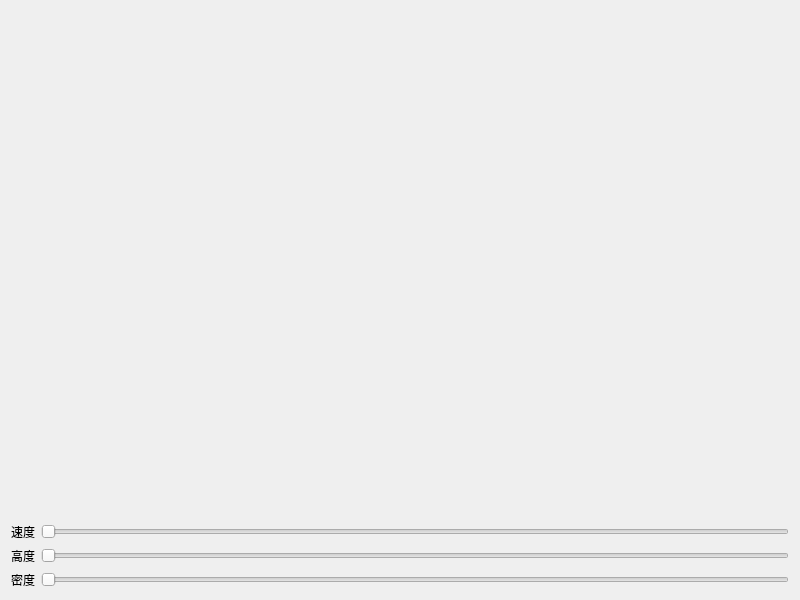
<?xml version="1.0" encoding="UTF-8"?>
<ui version="4.0">
 <class>frmWavePlot</class>
 <widget class="QWidget" name="frmWavePlot">
  <property name="geometry">
   <rect>
    <x>0</x>
    <y>0</y>
    <width>800</width>
    <height>600</height>
   </rect>
  </property>
  <property name="windowTitle">
   <string>Form</string>
  </property>
  <layout class="QVBoxLayout" name="verticalLayout">
   <item>
    <widget class="WavePlot" name="widgetPlot" native="true">
     <property name="sizePolicy">
      <sizepolicy hsizetype="Preferred" vsizetype="Expanding">
       <horstretch>0</horstretch>
       <verstretch>0</verstretch>
      </sizepolicy>
     </property>
    </widget>
   </item>
   <item>
    <widget class="QWidget" name="widgetBottom" native="true">
     <layout class="QGridLayout" name="gridLayout">
      <property name="leftMargin">
       <number>0</number>
      </property>
      <property name="topMargin">
       <number>0</number>
      </property>
      <property name="rightMargin">
       <number>0</number>
      </property>
      <property name="bottomMargin">
       <number>0</number>
      </property>
      <item row="0" column="0">
       <widget class="QLabel" name="lab1">
        <property name="text">
         <string>速度</string>
        </property>
       </widget>
      </item>
      <item row="0" column="1">
       <widget class="QSlider" name="horizontalSlider1">
        <property name="minimum">
         <number>10</number>
        </property>
        <property name="maximum">
         <number>200</number>
        </property>
        <property name="orientation">
         <enum>Qt::Horizontal</enum>
        </property>
       </widget>
      </item>
      <item row="1" column="0">
       <widget class="QLabel" name="lab2">
        <property name="text">
         <string>高度</string>
        </property>
       </widget>
      </item>
      <item row="1" column="1">
       <widget class="QSlider" name="horizontalSlider2">
        <property name="minimum">
         <number>1</number>
        </property>
        <property name="maximum">
         <number>10</number>
        </property>
        <property name="orientation">
         <enum>Qt::Horizontal</enum>
        </property>
       </widget>
      </item>
      <item row="2" column="0">
       <widget class="QLabel" name="lab3">
        <property name="text">
         <string>密度</string>
        </property>
       </widget>
      </item>
      <item row="2" column="1">
       <widget class="QSlider" name="horizontalSlider3">
        <property name="minimum">
         <number>1</number>
        </property>
        <property name="maximum">
         <number>10</number>
        </property>
        <property name="orientation">
         <enum>Qt::Horizontal</enum>
        </property>
       </widget>
      </item>
     </layout>
    </widget>
   </item>
  </layout>
 </widget>
 <layoutdefault spacing="6" margin="11"/>
 <customwidgets>
  <customwidget>
   <class>WavePlot</class>
   <extends>QWidget</extends>
   <header>waveplot.h</header>
   <container>1</container>
  </customwidget>
 </customwidgets>
 <resources/>
 <connections/>
</ui>
